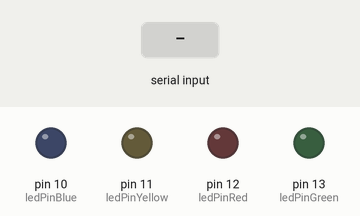
Simulated run of this sketch. Board: Arduino Uno, built with avr-gcc and run on an emulated ATmega328P. Parts: output pins drawn as LEDs (lit = HIGH). Inputs (shaded band) come from the test bench. What the sketch prints to the serial monitor is not drawn.

Above: at 1.2 s.
1.3 s: "1" received over Serial
At 2.1 s:
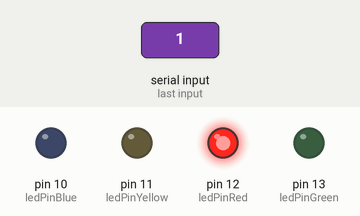
2.8 s: "2" received over Serial
At 3.3 s:
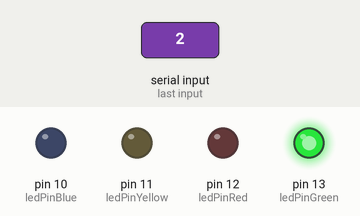
4.3 s: "3" received over Serial
At 5.5 s:
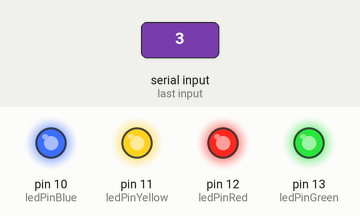
5.8 s: "4" received over Serial
At 6.9 s:
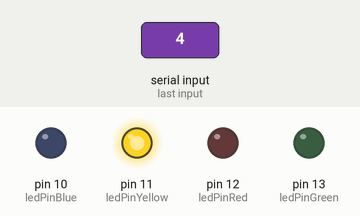
7.3 s: "5" received over Serial
At 8.1 s:
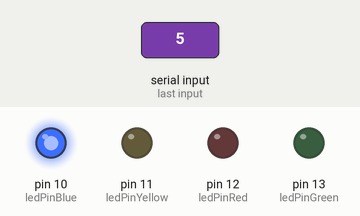
8.8 s: "0" received over Serial
At 9.3 s:
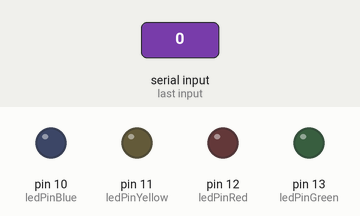
Timing chart, 0 to 11.3 s (numbered marks = the images above; inputs shaded):
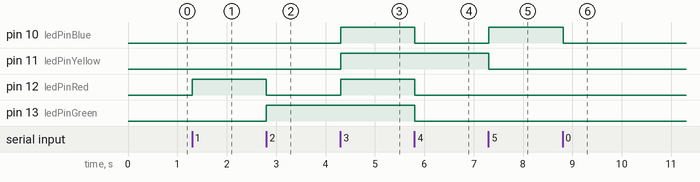

The sketch:

red_green_version_2.0.ino
```cpp
int ledPinRed = 12;
int inPin = 7;
int ledPinGreen = 13;
int ledPinYellow = 11 ;
int ledPinBlue = 10;
#include <IRremote.h>  //including infrared remote header file
int incomingByte;
int mode = 0;
int last_mode = 0;
int RECV_PIN = 7; // the pin where you connect the output pin of IR sensor
IRrecv irrecv(RECV_PIN);
decode_results results;


 void setup(){
  Serial.begin(9600);
  pinMode(ledPinRed, OUTPUT);
  pinMode(ledPinGreen, OUTPUT);
  pinMode(ledPinYellow, OUTPUT);
  pinMode(ledPinBlue, OUTPUT);
  irrecv.enableIRIn();
  }
 void turn_All_off(){
  digitalWrite(ledPinGreen, LOW);
  digitalWrite(ledPinRed, LOW);
  digitalWrite(ledPinYellow, LOW);
  digitalWrite(ledPinBlue, LOW);
}
 void mode_BlinkingRed () {
  if (last_mode != 1){
    Serial.print("Step 1");
    turn_All_off();
    Serial.print("Step 2");
    digitalWrite(ledPinRed, HIGH);
    Serial.print("Step 3");
    last_mode = 1;
    Serial.print("Step 4");
  }else{
    delay(100);
    Serial.print("Step 5");
}
 }

void mode_TurnOnGreen() {
  if (last_mode != 2){
    turn_All_off();
    digitalWrite(ledPinGreen, HIGH);
    last_mode = 2;
  }else{
    delay(100);
  }

 }

 void send_0 (){
 Serial.println("step10");
    turn_All_off();
 Serial.println("step20");
 }
 void mode_TurnOnAll (){

 if (last_mode != 3){
    turn_All_off();
    digitalWrite(ledPinBlue, HIGH);
    digitalWrite(ledPinYellow, HIGH);
    digitalWrite(ledPinGreen, HIGH);
    digitalWrite(ledPinRed, HIGH);
    last_mode = 3;
  }else{
    delay(100);
  }
 }

 void mode_TurnOnYellow ()  {
  if (last_mode != 4){
    turn_All_off();
    digitalWrite(ledPinYellow, HIGH);
    last_mode = 4;
  }else{
    delay(100);
 }
 }

 void mode_TurnOnBlue () {
 if (last_mode != 5){
    turn_All_off();
    digitalWrite(ledPinBlue, HIGH);
    last_mode = 5;
  }else{
    delay(100);
 }
 }


 int getMode(int incomingByte){
   if (incomingByte == '1'){
     return 1;
   }else if (incomingByte == '2'){
     return 2;
   }else if (incomingByte == '3'){
     return 3;
   }else if (incomingByte == '4'){
     return 4;
   }else if (incomingByte == '0'){
     return 0;
   }else if (incomingByte == '5') {
    return 5;
   }
 }
 int getModeRemote(int incomingByte){
  if (incomingByte == 2895838440){
     return 1;
   }else if (incomingByte == '2'){
     return 2;
   }else if (incomingByte == '3'){
     return 3;
   }else if (incomingByte == '4'){
     return 4;
   }else if (incomingByte == '0'){
     return 0;
   }else if (incomingByte == '5') {
    return 5;
   }
 }

 void loop() {
   if (Serial.available() > 0){
     incomingByte = Serial.read();
     Serial.print("received: ");
     Serial.println(incomingByte, DEC);
     mode = getMode(incomingByte);
   }else if (irrecv.decode(&results))// Returns 0 if no data ready, 1 if data ready.
  {
   // int results.value = results;// Results of decoding are stored in result.value
//    Serial.println(" ");
//    Serial.print("Code: ");
//    Serial.println(results.value); //prints the value a a button press
//    Serial.println(" ");
      mode=getModeRemote(results.value);
    irrecv.resume(); // Restart the ISR state machine and Receive the next value
  }

   if (mode == 1){ //2895838440
     mode_BlinkingRed();
   }else if (mode == 2){
     mode_TurnOnGreen();
   }else if(mode == 3){
     mode_TurnOnAll();
   }else if(mode == 4){
     mode_TurnOnYellow();
   }else if(mode == 5){
     mode_TurnOnBlue();
   }else if(mode == 0){
     turn_All_off();

   }

 }
```

Measured:
- after the input at 1.3 s, pin 12 (ledPinRed): LOW → HIGH at once
- after the input at 2.8 s, pin 12 (ledPinRed): HIGH → LOW at once; pin 13 (ledPinGreen): LOW → HIGH at once
- after the input at 4.3 s, pin 10 (ledPinBlue), pin 11 (ledPinYellow), pin 12 (ledPinRed): LOW → HIGH at once
- after the input at 5.8 s, pin 10 (ledPinBlue), pin 12 (ledPinRed), pin 13 (ledPinGreen): HIGH → LOW at once
- after the input at 7.3 s, pin 10 (ledPinBlue): LOW → HIGH at once; pin 11 (ledPinYellow): HIGH → LOW at once
- after the input at 8.8 s, pin 10 (ledPinBlue): HIGH → LOW at once
